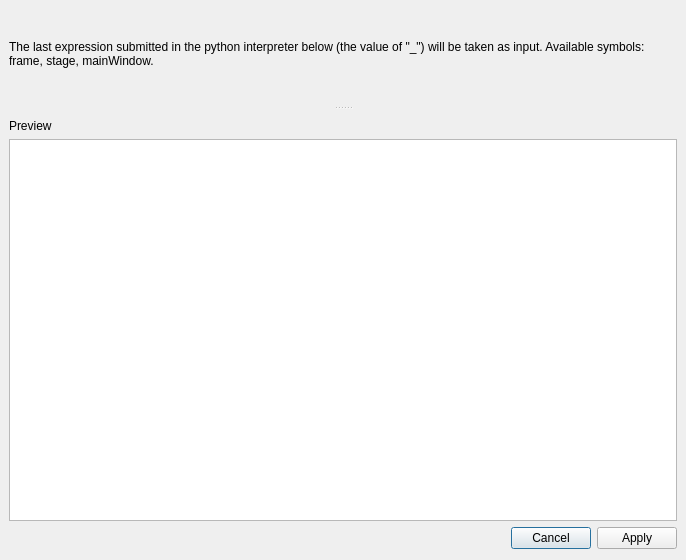
<?xml version="1.0" encoding="UTF-8"?>
<ui version="4.0">
 <class>PythonExpressionPrompt</class>
 <widget class="QDialog" name="PythonExpressionPrompt">
 <property name="comment" stdset="0">
   <string>
     Copyright 2016 Pixar                                                                   
                                                                                            
     Licensed under the Apache License, Version 2.0 (the &quot;Apache License&quot;)      
     with the following modification; you may not use this file except in                   
     compliance with the Apache License and the following modification to it:               
     Section 6. Trademarks. is deleted and replaced with:                                   
                                                                                            
     6. Trademarks. This License does not grant permission to use the trade                 
        names, trademarks, service marks, or product names of the Licensor                  
        and its affiliates, except as required to comply with Section 4(c) of               
        the License and to reproduce the content of the NOTICE file.                        
                                                                                            
     You may obtain a copy of the Apache License at                                         
                                                                                            
         http://www.apache.org/licenses/LICENSE-2.0                                         
                                                                                            
     Unless required by applicable law or agreed to in writing, software                    
     distributed under the Apache License with the above modification is                    
     distributed on an &quot;AS IS&quot; BASIS, WITHOUT WARRANTIES OR CONDITIONS OF ANY   
     KIND, either express or implied. See the Apache License for the specific               
     language governing permissions and limitations under the Apache License.               
  </string>
  </property>
  <property name="geometry">
   <rect>
    <x>0</x>
    <y>0</y>
    <width>686</width>
    <height>560</height>
   </rect>
  </property>
  <property name="windowTitle">
   <string>Input Python Expression</string>
  </property>
  <layout class="QVBoxLayout" name="verticalLayout_3">
   <property name="leftMargin">
    <number>0</number>
   </property>
   <property name="rightMargin">
    <number>0</number>
   </property>
   <item>
    <widget class="QSplitter" name="splitter">
     <property name="orientation">
      <enum>Qt::Vertical</enum>
     </property>
     <property name="handleWidth">
      <number>2</number>
     </property>
     <widget class="QWidget" name="verticalLayoutWidget_2">
      <layout class="QVBoxLayout" name="verticalLayout_2">
       <property name="leftMargin">
        <number>9</number>
       </property>
       <property name="rightMargin">
        <number>9</number>
       </property>
       <property name="bottomMargin">
        <number>10</number>
       </property>
       <item>
        <widget class="QLabel" name="infoLabel1">
         <property name="sizePolicy">
          <sizepolicy hsizetype="Preferred" vsizetype="Minimum">
           <horstretch>0</horstretch>
           <verstretch>0</verstretch>
          </sizepolicy>
         </property>
         <property name="text">
          <string>The last expression submitted in the python interpreter below (the value of &quot;_&quot;) will be taken as input. Available symbols: frame, stage, mainWindow.</string>
         </property>
         <property name="wordWrap">
          <bool>true</bool>
         </property>
        </widget>
       </item>
       <item>
        <layout class="QVBoxLayout" name="consoleLayout"/>
       </item>
      </layout>
     </widget>
     <widget class="QWidget" name="verticalLayoutWidget">
      <layout class="QVBoxLayout" name="verticalLayout">
       <property name="leftMargin">
        <number>9</number>
       </property>
       <property name="topMargin">
        <number>10</number>
       </property>
       <property name="rightMargin">
        <number>9</number>
       </property>
       <item>
        <widget class="QLabel" name="infoLabel2">
         <property name="text">
          <string>Preview</string>
         </property>
        </widget>
       </item>
       <item>
        <widget class="QTextBrowser" name="previewBox">
         <property name="sizePolicy">
          <sizepolicy hsizetype="Expanding" vsizetype="Expanding">
           <horstretch>0</horstretch>
           <verstretch>0</verstretch>
          </sizepolicy>
         </property>
         <property name="maximumSize">
          <size>
           <width>16777215</width>
           <height>16777215</height>
          </size>
         </property>
        </widget>
       </item>
      </layout>
     </widget>
    </widget>
   </item>
   <item>
    <layout class="QVBoxLayout" name="verticalLayout_5">
     <property name="leftMargin">
      <number>9</number>
     </property>
     <property name="topMargin">
      <number>0</number>
     </property>
     <property name="rightMargin">
      <number>9</number>
     </property>
     <item>
      <widget class="QDialogButtonBox" name="buttonBox">
       <property name="orientation">
        <enum>Qt::Horizontal</enum>
       </property>
       <property name="standardButtons">
        <set>QDialogButtonBox::Apply|QDialogButtonBox::Cancel</set>
       </property>
      </widget>
     </item>
    </layout>
   </item>
  </layout>
 </widget>
 <resources/>
 <connections>
  <connection>
   <sender>buttonBox</sender>
   <signal>accepted()</signal>
   <receiver>PythonExpressionPrompt</receiver>
   <slot>accept()</slot>
   <hints>
    <hint type="sourcelabel">
     <x>248</x>
     <y>254</y>
    </hint>
    <hint type="destinationlabel">
     <x>157</x>
     <y>274</y>
    </hint>
   </hints>
  </connection>
  <connection>
   <sender>buttonBox</sender>
   <signal>rejected()</signal>
   <receiver>PythonExpressionPrompt</receiver>
   <slot>reject()</slot>
   <hints>
    <hint type="sourcelabel">
     <x>316</x>
     <y>260</y>
    </hint>
    <hint type="destinationlabel">
     <x>286</x>
     <y>274</y>
    </hint>
   </hints>
  </connection>
 </connections>
</ui>
